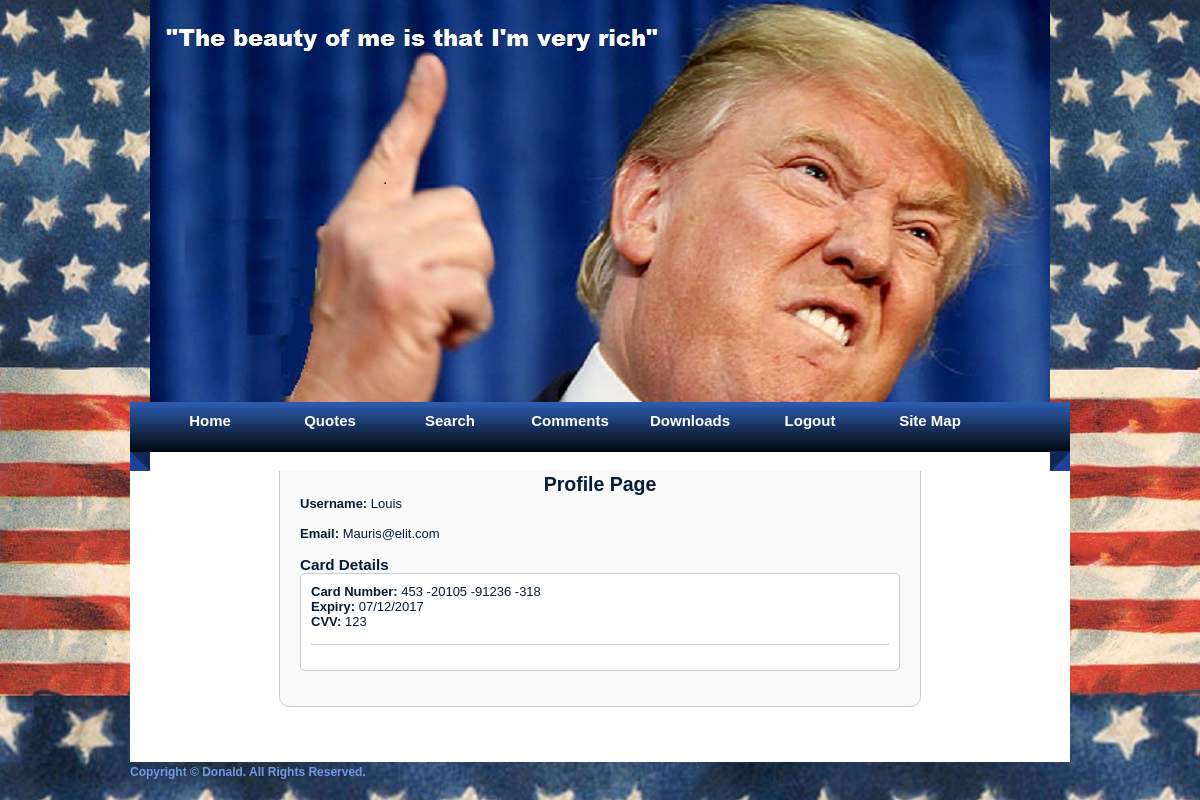
The page /profile/2 (signed in) on the database its author committed.
### tables this page shows
CREATE TABLE `users` (
  `id` INTEGER PRIMARY KEY AUTOINCREMENT,
  `username` TEXT DEFAULT NULL,
  `password` TEXT,
  `email` TEXT DEFAULT NULL,
  `about` TEXT DEFAULT NULL
);

CREATE TABLE `carddetail` (
  `id` INTEGER PRIMARY KEY AUTOINCREMENT,
  `cardno` TEXT,
  `cvv` TEXT,
  `expiry` TEXT
);

### app.py (the view)
@app.route('/profile/<int:user_id>', methods=['GET'])
def profile(user_id):
    query_user = text(f"SELECT * FROM users WHERE id = {user_id}")
    user = db.session.execute(query_user).fetchone()
    if user:
        query_cards = text(f"SELECT * FROM carddetail WHERE id = {user_id}")
        cards = db.session.execute(query_cards).fetchall()
        return render_template('profile.html', user=user, cards=cards)
    else:
        return "User not found or unauthorized access.", 403

### templates/profile.html (shortened to what this page needs)
{% extends "base.html" %}
{% block content %}
    <div style="max-width: 600px; margin: 50px auto; padding: 20px; border: 1px solid #ccc; border-radius: 10px; background-color: #f9f9f9;">
        <h2 style="text-align: center;">Profile Page</h2>
        {% if user %}
            <div style="margin-bottom: 15px;">
                <p><strong>Username:</strong> {{ user.username }}</p>
				<br>
                <p><strong>Email:</strong> {{ user.email }}</p>
            </div>
            <div style="margin-bottom: 15px;">
                <h3>Card Details</h3>
                <div style="padding: 10px; border: 1px solid #ccc; border-radius: 5px; background-color: #ffffff;">
                    {% for card in cards %}
                        <p><strong>Card Number:</strong> {{ card.cardno }}</p>
                        <p><strong>Expiry:</strong> {{ card.expiry }}</p>
                        <p><strong>CVV:</strong> {{ card.cvv }}</p>
                        <hr style="border: 0; border-top: 1px solid #ccc; margin: 15px 0;">
                    {% endfor %}
                </div>
            </div>
        {% else %}
            <p style="text-align: center; color: red;">User not found or unauthorized access.</p>
        {% endif %}
    </div>
{% endblock %}

### static/style.css (style rules this page uses)
body { margin: 0; padding: 0; text-align: left; font: 12px Arial, Helvetica, sans-serif; font-size: 13px; color: #061C37; background-image:url(images/background.jpg); background-repeat:no-repeat; }
* { margin: 0 auto 0 auto; text-align:left; }
#content h2 { text-align:center; }
html, body { text-align: center; }
p { text-align: left; }

### rows shown on the page
users: username "Louis", email "Mauris@elit.com"
carddetail: cardno "453 -20105 -91236 -318", expiry "07/12/2017", cvv "123"
